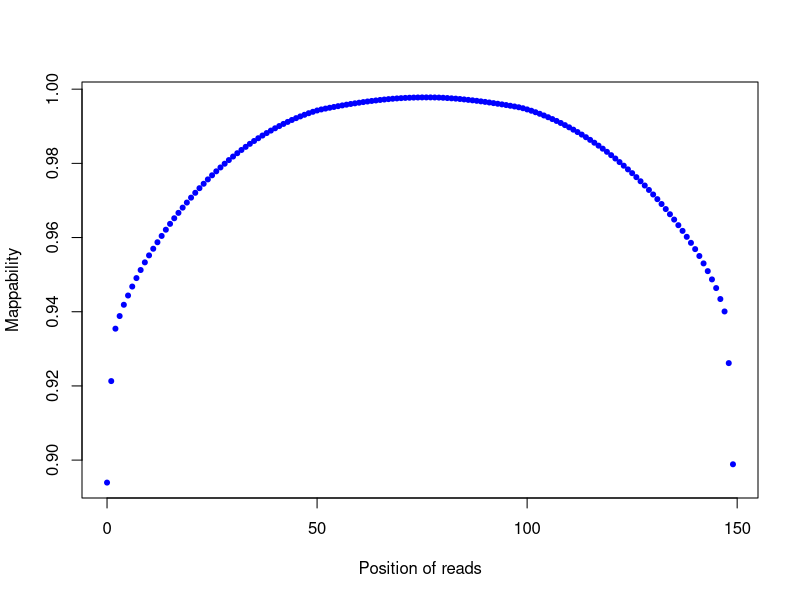

The R script that drew this image:
png("/rds/user/is460/hpc-work/muscle-rnaseq/ezbamqc/output/figs/srpk3_hom_ttnb_het_8.clipping_profile.png",width=500,height=500,units="px")
read_pos=c(0,1,2,3,4,5,6,7,8,9,10,11,12,13,14,15,16,17,18,19,20,21,22,23,24,25,26,27,28,29,30,31,32,33,34,35,36,37,38,39,40,41,42,43,44,45,46,47,48,49,50,51,52,53,54,55,56,57,58,59,60,61,62,63,64,65,66,67,68,69,70,71,72,73,74,75,76,77,78,79,80,81,82,83,84,85,86,87,88,89,90,91,92,93,94,95,96,97,98,99,100,101,102,103,104,105,106,107,108,109,110,111,112,113,114,115,116,117,118,119,120,121,122,123,124,125,126,127,128,129,130,131,132,133,134,135,136,137,138,139,140,141,142,143,144,145,146,147,148,149)
count=c(3003855,2228825,1828663,1732317,1646149,1575449,1507040,1442413,1380773,1322358,1268986,1218365,1168774,1120645,1073002,1028407,985591,944402,904514,865793,828201,791288,755997,722220,688846,657558,627217,597662,569188,541406,514385,488956,464188,440378,417431,395647,374486,353984,335001,316259,298600,281531,265255,249980,235127,221240,208022,195499,183528,172804,162726,154760,148194,141834,135810,129691,123965,118337,113004,108069,103349,98464,94042,89919,86151,82375,79038,75895,73051,70643,68520,66608,65373,64174,63428,62933,62846,62885,63368,64180,65605,67697,69913,72227,75091,78299,81724,85273,88921,93026,97198,101640,106515,111284,116125,121191,126651,132171,138069,145478,154645,164611,176004,187972,200759,214101,228194,242577,258073,274445,291217,309124,327378,346704,366675,387019,408831,431151,454355,478347,503844,529505,556676,584240,612408,641137,671723,703117,735564,769479,804058,839707,876912,915296,954957,995691,1038683,1081960,1127349,1173317,1221179,1273747,1330393,1389280,1452510,1518679,1602312,1697128,2091614,2864089)
plot(read_pos,1-(count/28321706),pch=20,xlab="Position of reads",ylab="Mappability",col="blue")
dev.state=dev.off()
